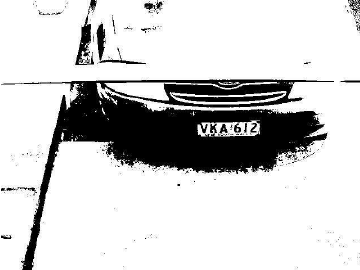
//> input picture image2.jpg, 360 x 270 px
$ ./Seg1Project   (built with g++ and OpenCV 4)
//> lines starting //> are read from the running program, lines starting //| are printed output that depends on the picture; after the words box and inside, x2 and y2 are one past the last pixel; in counts of white or black regions, pixels touching at a corner belong together
// Seg1Project.cpp : This file contains the 'main' function. Program execution begins and ends there.
//

#include <opencv2/opencv.hpp>
#include <opencv2/highgui.hpp>
#include <opencv2/world.hpp>
#include <opencv2/imgproc.hpp>
#include <iostream>
#include <iomanip>

using namespace std;
using namespace cv;

int getMinimumOfNeighbours(int **tab, int wightOfImage, int heightOfImage, int posRow, int posCol) {

	int helpTab[9];
		for (int col = 0; col < 9; col++) {
			helpTab[col] = -1;
		}
	int helpTabPosCol = 0;
	int helpWightOfImage = wightOfImage - 1;
	int helpHeightOfImage = heightOfImage -1;
	int helpPosRowMin = posRow - 1;
	int helpPosRowMax = posRow + 1;
	int helpPosColMin = posCol - 1;
	int helpPosColMax = posCol + 1;

	if (helpPosRowMin < 0) {
		helpPosRowMin = 0;
	}
	if (helpPosColMin < 0) {
		helpPosColMin = 0;
	}
	if (helpPosRowMax > helpHeightOfImage) {
		helpPosRowMax = helpHeightOfImage;
	}
	if (helpPosColMax > helpWightOfImage) {
		helpPosColMax = helpWightOfImage;
	}

	for (int row = helpPosRowMin; row <= helpPosRowMax; row++) {
		for (int col = helpPosColMin; col <= helpPosColMax; col++) {
			helpTab[helpTabPosCol] = tab[row][col];
			helpTabPosCol++;
		}
	}
	int min = -2;
	for (int col = 0; col < 9; col++) {
		if (helpTab[col] == 0 || helpTab[col] == -1) {

		}
		else {
			min = helpTab[col];
		}
	}

	for (int col = 0; col < 9; col++) {
		if (helpTab[col] < min && helpTab[col] != -1 && helpTab[col] != 0) {
			min = helpTab[col];
		}
	}
	return min;
}


int main()
{
	// [15 lines of commented-out code are left out]


	int** tab;
	Mat img = imread("image2.jpg");
//> img is the input picture: 270 rows x 360 cols, CV_8UC3; min 0, max 255, mean 205.3
	cv::resize(img, img, img.size() );
	cv::cvtColor(img, img, cv::COLOR_BGR2GRAY);
//> img: 270 rows x 360 cols, CV_8UC1
	cv::threshold(img, img, 100, 255, cv::THRESH_BINARY);
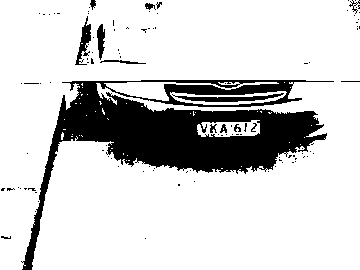
//> img: 270 rows x 360 cols, CV_8UC1; 81.7% white; 109 black regions (96 under 20 px), largest, box (x1, y1, x2, y2) and area: (21, 80, 334, 270) 16224, (172, 93, 284, 102) 424, (75, 16, 91, 65) 306

	int cols = img.size().width;
//> cols = 360
	int rows = img.size().height;
//> rows = 270

	tab = new int* [rows];

	for (int i = 0; i < rows; i++) {
		tab[i] = new int[cols];
	}

	//create table with 0 and 1 depended on image pixel (black -> 1, white -> 0)
	for (int row = 0; row < rows; row++) {
		for (int col = 0; col < cols; col++) {
			if (img.at<unsigned char>(row, col) == 255) {
				tab[row][col] = 0;
			}
			else
			{
				tab[row][col] = 1;
			}
		}
	}

	//cells with 1 get own number
	int counter = 1;
	for (int row = 0; row < rows; row++) {
		for (int col = 0; col < cols; col++) {
			if (tab[row][col] == 1) {
				tab[row][col] = counter;
				counter++;
			}
		}
	}
//> this loop made 270 passes
//> counter on passes 1 to 3: 9, 17, 30
//> after the loop, counter = 17774

	//TopDown pass
	for (int row = 0; row < rows; row++) {
		for (int col = 0; col < cols; col++) {
			if (tab[row][col] != 0) {
				tab[row][col] = getMinimumOfNeighbours(tab, cols, rows, row, col);
			}
		}
	}

	//BottomUp pass
	for (int row = rows - 1; row >= 0; row--) {
		for (int col = cols - 1; col >= 0; col--) {
			if (tab[row][col] != 0) {
				tab[row][col] = getMinimumOfNeighbours(tab, cols, rows, row, col);
			}
		}
	}


	cv::cvtColor(img, img, cv::COLOR_BGRA2RGBA);
//> img: 270 rows x 360 cols, CV_8UC4
	int fieldNumber = 1;
	int counterforNumber = 0;
	for (int row = 0; row < rows; row++) {
		for (int col = 0; col < cols; col++) {
			if (tab[row][col] > counterforNumber) {
				cv::putText(img, //target image
					std::to_string(fieldNumber), //text
					cv::Point(col, row), //top-left position
					cv::FONT_HERSHEY_DUPLEX,
					0.5,
					CV_RGB(0, 255, 0), //font color
					1);
				//std::cout << fieldNumber << endl;
				counterforNumber = tab[row][col];
				fieldNumber++;
			}
		}
	}
//> this loop made 270 passes
//> (counterforNumber, fieldNumber) on passes 1 to 3: (7, 5), (7, 5), (21, 6)
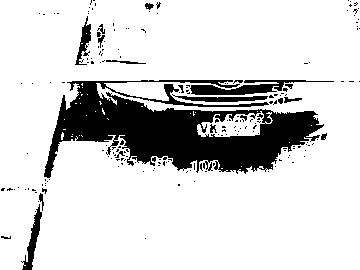
//> img: 270 rows x 360 cols, CV_8UC4; mean R, G, B, A 197.3, 213, 197.3, 239.3; transparent parts drawn white
//> after the loop, counterforNumber = 17692; fieldNumber = 118


	// [6 lines of commented-out code are left out]

	namedWindow("image", WINDOW_NORMAL);
	imshow("image", img);
	waitKey(0);
	destroyAllWindows();

	//zwolnienie pamieci dla tabeli
	for (int i = 0; i < rows; i++) {
		delete[] tab[i];
	}
//> (the run ends here: the program stops with an error, at `delete[] * tab;`)

$ run again, with image.jpg copied over image2.jpg
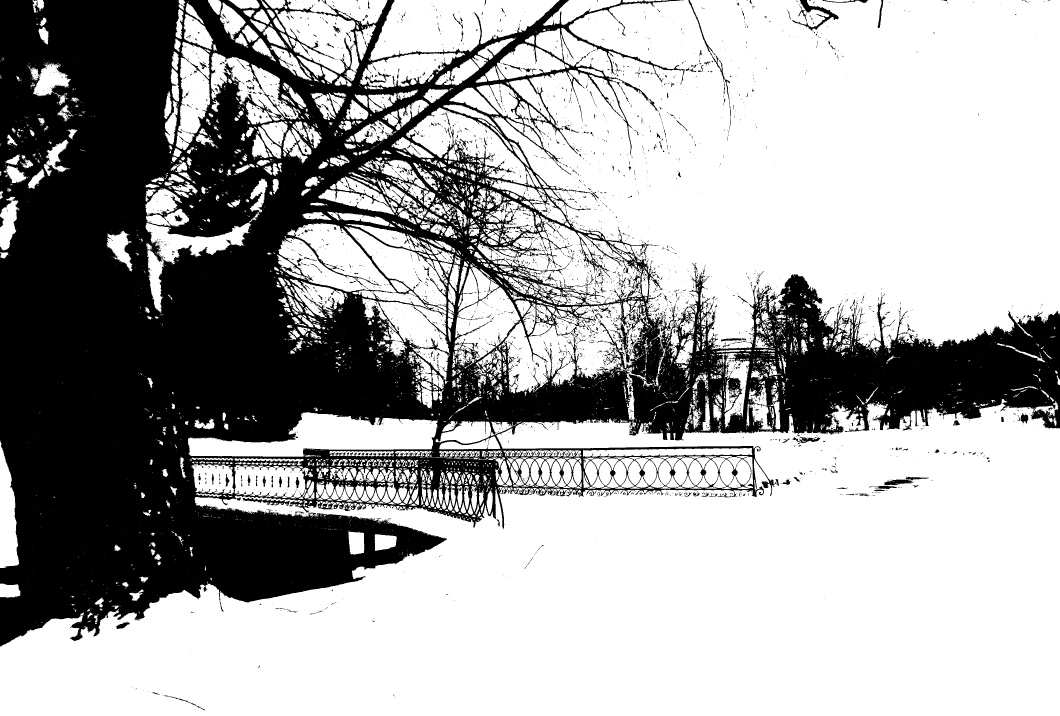
//> input picture image.jpg, 3178 x 2147 px (shown at 1/3 size)
//> img is the input picture: 2147 rows x 3178 cols, CV_8UC3; min 0, max 255, mean 167.1
//> the loop `for (int row = 0; row < rows; row++)` made 2147 passes
//> counter on passes 1 to 3: 871, 1747, 2622
//> after the loop `for (int row = 0; row < rows; row++)`: counter = 2352858
//> the loop `for (int row = 0; row < rows; row++)` made 2147 passes
//> (counterforNumber, fieldNumber) on passes 1 to 3: (867, 28), (1745, 34), (1745, 34)
//> after the loop `for (int row = 0; row < rows; row++)`:
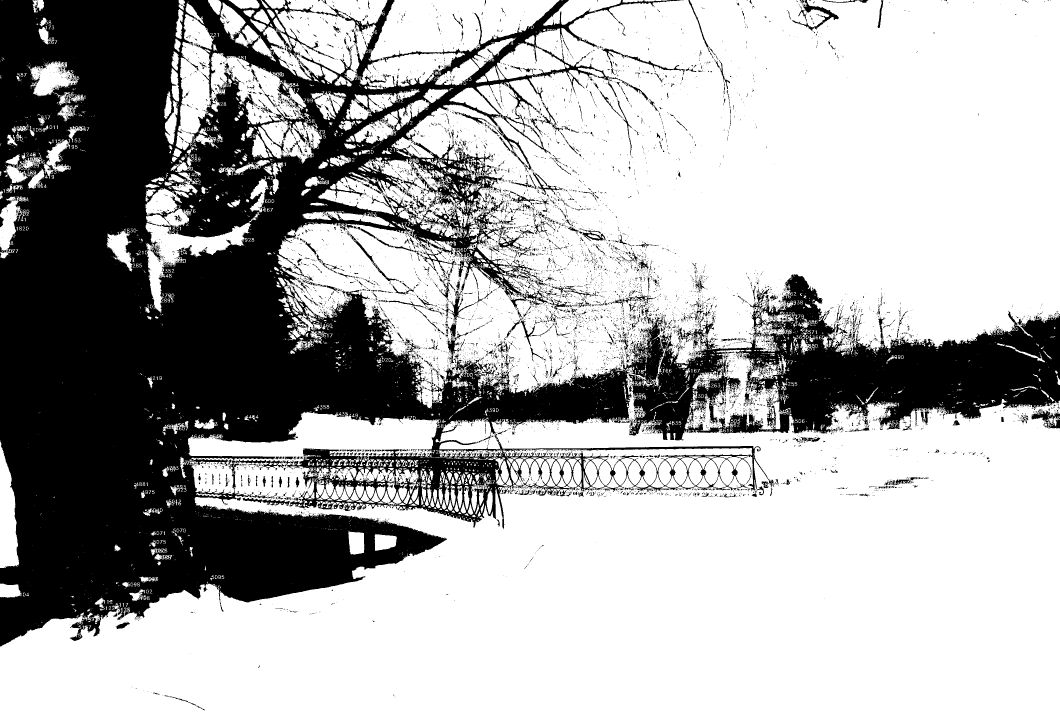
//> img: 2147 rows x 3178 cols, CV_8UC4 (shown at 1/3 size); mean R, G, B, A 153.4, 172.2, 153.4, 236.1; transparent parts drawn white
//> after the loop `for (int row = 0; row < rows; row++)`: counterforNumber = 2352703; fieldNumber = 5176
